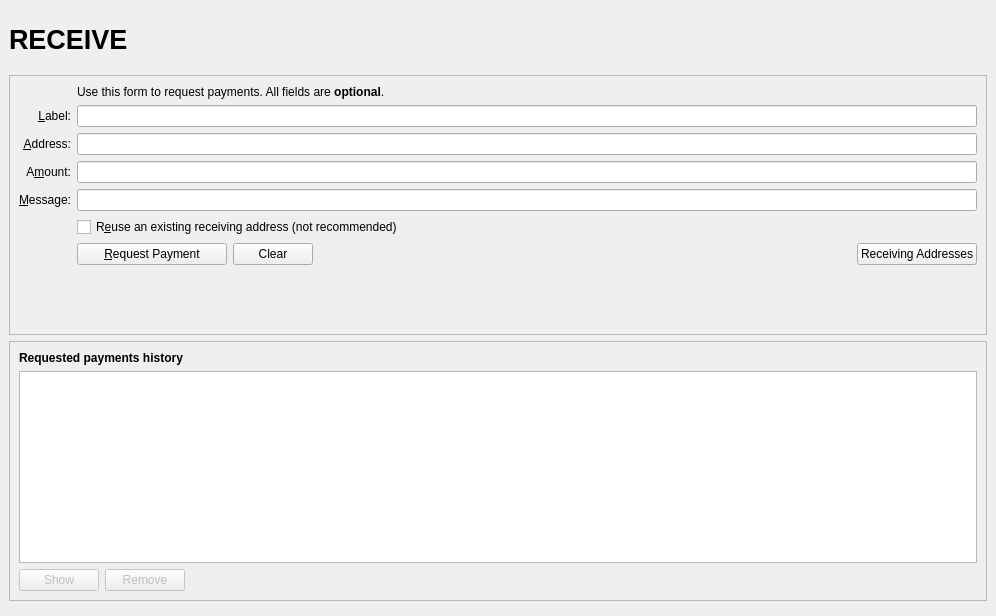
<?xml version="1.0" encoding="UTF-8"?>
<ui version="4.0">
 <class>ReceiveCoinsDialog</class>
 <widget class="QWidget" name="ReceiveCoinsDialog">
  <property name="geometry">
   <rect>
    <x>0</x>
    <y>0</y>
    <width>996</width>
    <height>616</height>
   </rect>
  </property>
  <layout class="QVBoxLayout" name="verticalLayout" stretch="0">
   <property name="leftMargin">
    <number>0</number>
   </property>
   <property name="topMargin">
    <number>0</number>
   </property>
   <property name="rightMargin">
    <number>0</number>
   </property>
   <property name="bottomMargin">
    <number>0</number>
   </property>
   <item>
    <widget class="QFrame" name="frame_BG">
     <layout class="QVBoxLayout" name="verticalLayout_Master" stretch="0,1">
      <property name="spacing">
       <number>0</number>
      </property>
      <item>
       <widget class="QFrame" name="frame_Header">
        <layout class="QVBoxLayout" name="verticalLayout_8">
         <property name="leftMargin">
          <number>0</number>
         </property>
         <property name="topMargin">
          <number>0</number>
         </property>
         <property name="rightMargin">
          <number>0</number>
         </property>
         <property name="bottomMargin">
          <number>0</number>
         </property>
         <item>
          <layout class="QHBoxLayout" name="horizontalLayout_Header" stretch="1,0,1">
           <item>
            <widget class="QLabel" name="labelOverviewHeaderLeft">
             <property name="minimumSize">
              <size>
               <width>464</width>
               <height>60</height>
              </size>
             </property>
             <property name="maximumSize">
              <size>
               <width>16777215</width>
               <height>60</height>
              </size>
             </property>
             <property name="font">
              <font>
               <pointsize>20</pointsize>
               <weight>75</weight>
               <bold>true</bold>
              </font>
             </property>
             <property name="text">
              <string>RECEIVE</string>
             </property>
            </widget>
           </item>
           <item>
            <spacer name="horizontalSpacer_3">
             <property name="orientation">
              <enum>Qt::Horizontal</enum>
             </property>
             <property name="sizeHint" stdset="0">
              <size>
               <width>40</width>
               <height>20</height>
              </size>
             </property>
            </spacer>
           </item>
           <item>
            <widget class="QLabel" name="labelOverviewHeaderRight">
             <property name="minimumSize">
              <size>
               <width>464</width>
               <height>60</height>
              </size>
             </property>
             <property name="maximumSize">
              <size>
               <width>16777215</width>
               <height>60</height>
              </size>
             </property>
             <property name="font">
              <font>
               <pointsize>14</pointsize>
              </font>
             </property>
             <property name="text">
              <string/>
             </property>
             <property name="alignment">
              <set>Qt::AlignRight|Qt::AlignTrailing|Qt::AlignVCenter</set>
             </property>
            </widget>
           </item>
          </layout>
         </item>
        </layout>
       </widget>
      </item>
      <item>
       <widget class="QFrame" name="frame_BG_Content">
        <layout class="QVBoxLayout" name="verticalLayout_5">
         <property name="leftMargin">
          <number>0</number>
         </property>
         <property name="topMargin">
          <number>6</number>
         </property>
         <property name="rightMargin">
          <number>0</number>
         </property>
         <property name="bottomMargin">
          <number>6</number>
         </property>
         <item>
          <widget class="QFrame" name="frame2">
           <property name="sizePolicy">
            <sizepolicy hsizetype="Preferred" vsizetype="Expanding">
             <horstretch>0</horstretch>
             <verstretch>0</verstretch>
            </sizepolicy>
           </property>
           <property name="frameShape">
            <enum>QFrame::StyledPanel</enum>
           </property>
           <property name="frameShadow">
            <enum>QFrame::Sunken</enum>
           </property>
           <layout class="QVBoxLayout" name="verticalLayout_3">
            <item>
             <layout class="QGridLayout" name="gridLayout">
              <item row="2" column="2">
               <widget class="QLabel" name="label_5">
                <property name="text">
                 <string>Use this form to request payments. All fields are &lt;b&gt;optional&lt;/b&gt;.</string>
                </property>
               </widget>
              </item>
              <item row="4" column="0">
               <widget class="QLabel" name="label_2">
                <property name="toolTip">
                 <string>An optional label to associate with the new receiving address.</string>
                </property>
                <property name="text">
                 <string>&amp;Label:</string>
                </property>
                <property name="alignment">
                 <set>Qt::AlignRight|Qt::AlignTrailing|Qt::AlignVCenter</set>
                </property>
                <property name="buddy">
                 <cstring>reqLabel</cstring>
                </property>
               </widget>
              </item>
              <item row="4" column="2">
               <widget class="QLineEdit" name="reqLabel">
                <property name="toolTip">
                 <string>An optional label to associate with the new receiving address.</string>
                </property>
               </widget>
              </item>
              <item row="5" column="0">
               <widget class="QLabel" name="label_1">
                <property name="toolTip">
                 <string>Your receiving address. You can copy and use it to receive coins on this wallet. A new one will be generated once it is used.</string>
                </property>
                <property name="text">
                 <string>&amp;Address:</string>
                </property>
                <property name="alignment">
                 <set>Qt::AlignRight|Qt::AlignTrailing|Qt::AlignVCenter</set>
                </property>
                <property name="buddy">
                 <cstring>reqAddress</cstring>
                </property>
               </widget>
              </item>
              <item row="5" column="2">
               <widget class="QLineEdit" name="reqAddress">
                <property name="minimumSize">
                 <size>
                  <width>80</width>
                  <height>0</height>
                 </size>
                </property>
                <property name="toolTip">
                 <string>Your receiving address. You can copy and use it to receive coins on this wallet. A new one will be generated once it is used.</string>
                </property>
                <property name="readOnly">
                 <bool>true</bool>
                </property>
               </widget>
              </item>
              <item row="6" column="0">
               <widget class="QLabel" name="label">
                <property name="toolTip">
                 <string>An optional amount to request. Leave this empty or zero to not request a specific amount.</string>
                </property>
                <property name="text">
                 <string>A&amp;mount:</string>
                </property>
                <property name="alignment">
                 <set>Qt::AlignRight|Qt::AlignTrailing|Qt::AlignVCenter</set>
                </property>
                <property name="buddy">
                 <cstring>reqAmount</cstring>
                </property>
               </widget>
              </item>
              <item row="6" column="2">
               <widget class="BitcoinAmountField" name="reqAmount">
                <property name="minimumSize">
                 <size>
                  <width>80</width>
                  <height>0</height>
                 </size>
                </property>
                <property name="toolTip">
                 <string>An optional amount to request. Leave this empty or zero to not request a specific amount.</string>
                </property>
               </widget>
              </item>
              <item row="7" column="0">
               <widget class="QLabel" name="label_3">
                <property name="toolTip">
                 <string>An optional message to attach to the payment request, which will be displayed when the request is opened. Note: The message will not be sent with the payment over the MCH network.</string>
                </property>
                <property name="text">
                 <string>&amp;Message:</string>
                </property>
                <property name="alignment">
                 <set>Qt::AlignRight|Qt::AlignTrailing|Qt::AlignVCenter</set>
                </property>
                <property name="buddy">
                 <cstring>reqMessage</cstring>
                </property>
               </widget>
              </item>
              <item row="7" column="2">
               <widget class="QLineEdit" name="reqMessage">
                <property name="toolTip">
                 <string>An optional message to attach to the payment request, which will be displayed when the request is opened.&lt;br&gt;Note: The message will not be sent with the payment over the MCH network.</string>
                </property>
               </widget>
              </item>
              <item row="8" column="0">
               <widget class="QLabel" name="label_4">
                <property name="text">
                 <string/>
                </property>
               </widget>
              </item>
              <item row="8" column="2">
               <widget class="QCheckBox" name="reuseAddress">
                <property name="toolTip">
                 <string>Reuse one of the previously used receiving addresses.&lt;br&gt;Reusing addresses has security and privacy issues.&lt;br&gt;Do not use this unless re-generating a payment request made before.</string>
                </property>
                <property name="text">
                 <string>R&amp;euse an existing receiving address (not recommended)</string>
                </property>
               </widget>
              </item>
              <item row="9" column="0">
               <widget class="QLabel" name="label_7">
                <property name="text">
                 <string/>
                </property>
               </widget>
              </item>
              <item row="9" column="2">
               <layout class="QHBoxLayout" name="horizontalLayout">
                <item>
                 <widget class="QPushButton" name="receiveButton">
                  <property name="minimumSize">
                   <size>
                    <width>150</width>
                    <height>0</height>
                   </size>
                  </property>
                  <property name="text">
                   <string>&amp;Request Payment</string>
                  </property>
                  <property name="icon">
                   <iconset resource="../mktcash.qrc">
                    <normaloff>:/icons/receiving_addresses</normaloff>:/icons/receiving_addresses</iconset>
                  </property>
                 </widget>
                </item>
                <item>
                 <widget class="QPushButton" name="clearButton">
                  <property name="sizePolicy">
                   <sizepolicy hsizetype="Minimum" vsizetype="Fixed">
                    <horstretch>0</horstretch>
                    <verstretch>0</verstretch>
                   </sizepolicy>
                  </property>
                  <property name="toolTip">
                   <string>Clear all fields of the form.</string>
                  </property>
                  <property name="text">
                   <string>Clear</string>
                  </property>
                  <property name="icon">
                   <iconset resource="../mktcash.qrc">
                    <normaloff>:/icons/remove</normaloff>:/icons/remove</iconset>
                  </property>
                  <property name="autoDefault">
                   <bool>false</bool>
                  </property>
                 </widget>
                </item>
                <item>
                 <spacer name="horizontalSpacer">
                  <property name="orientation">
                   <enum>Qt::Horizontal</enum>
                  </property>
                  <property name="sizeHint" stdset="0">
                   <size>
                    <width>40</width>
                    <height>20</height>
                   </size>
                  </property>
                 </spacer>
                </item>
                <item>
                 <widget class="QPushButton" name="receivingAddressesButton">
                  <property name="text">
                   <string>Receiving Addresses</string>
                  </property>
                  <property name="icon">
                   <iconset resource="../mktcash.qrc">
                    <normaloff>:/icons/address-book</normaloff>:/icons/address-book</iconset>
                  </property>
                  <property name="autoDefault">
                   <bool>false</bool>
                  </property>
                 </widget>
                </item>
               </layout>
              </item>
              <item row="10" column="2">
               <spacer name="verticalSpacer">
                <property name="orientation">
                 <enum>Qt::Vertical</enum>
                </property>
                <property name="sizeHint" stdset="0">
                 <size>
                  <width>20</width>
                  <height>40</height>
                 </size>
                </property>
               </spacer>
              </item>
             </layout>
            </item>
           </layout>
          </widget>
         </item>
         <item>
          <widget class="QFrame" name="frame">
           <property name="sizePolicy">
            <sizepolicy hsizetype="Preferred" vsizetype="Expanding">
             <horstretch>0</horstretch>
             <verstretch>0</verstretch>
            </sizepolicy>
           </property>
           <property name="frameShape">
            <enum>QFrame::StyledPanel</enum>
           </property>
           <property name="frameShadow">
            <enum>QFrame::Raised</enum>
           </property>
           <layout class="QVBoxLayout" name="verticalLayout_2">
            <item>
             <widget class="QLabel" name="label_6">
              <property name="font">
               <font>
                <weight>75</weight>
                <bold>true</bold>
               </font>
              </property>
              <property name="text">
               <string>Requested payments history</string>
              </property>
             </widget>
            </item>
            <item>
             <widget class="QTableView" name="recentRequestsView">
              <property name="palette">
               <palette>
                <active>
                 <colorrole role="Text">
                  <brush brushstyle="SolidPattern">
                   <color alpha="255">
                    <red>51</red>
                    <green>51</green>
                    <blue>51</blue>
                   </color>
                  </brush>
                 </colorrole>
                </active>
                <inactive>
                 <colorrole role="Text">
                  <brush brushstyle="SolidPattern">
                   <color alpha="255">
                    <red>51</red>
                    <green>51</green>
                    <blue>51</blue>
                   </color>
                  </brush>
                 </colorrole>
                </inactive>
                <disabled>
                 <colorrole role="Text">
                  <brush brushstyle="SolidPattern">
                   <color alpha="255">
                    <red>85</red>
                    <green>85</green>
                    <blue>85</blue>
                   </color>
                  </brush>
                 </colorrole>
                </disabled>
               </palette>
              </property>
              <property name="contextMenuPolicy">
               <enum>Qt::CustomContextMenu</enum>
              </property>
              <property name="tabKeyNavigation">
               <bool>false</bool>
              </property>
              <property name="sortingEnabled">
               <bool>true</bool>
              </property>
             </widget>
            </item>
            <item>
             <layout class="QHBoxLayout" name="horizontalLayout_2">
              <item>
               <widget class="QPushButton" name="showRequestButton">
                <property name="enabled">
                 <bool>false</bool>
                </property>
                <property name="toolTip">
                 <string>Show the selected request (does the same as double clicking an entry)</string>
                </property>
                <property name="text">
                 <string>Show</string>
                </property>
                <property name="icon">
                 <iconset resource="../mktcash.qrc">
                  <normaloff>:/icons/edit</normaloff>:/icons/edit</iconset>
                </property>
                <property name="autoDefault">
                 <bool>false</bool>
                </property>
               </widget>
              </item>
              <item>
               <widget class="QPushButton" name="removeRequestButton">
                <property name="enabled">
                 <bool>false</bool>
                </property>
                <property name="toolTip">
                 <string>Remove the selected entries from the list</string>
                </property>
                <property name="text">
                 <string>Remove</string>
                </property>
                <property name="icon">
                 <iconset resource="../mktcash.qrc">
                  <normaloff>:/icons/remove</normaloff>:/icons/remove</iconset>
                </property>
                <property name="autoDefault">
                 <bool>false</bool>
                </property>
               </widget>
              </item>
              <item>
               <spacer name="horizontalSpacer_2">
                <property name="orientation">
                 <enum>Qt::Horizontal</enum>
                </property>
                <property name="sizeHint" stdset="0">
                 <size>
                  <width>40</width>
                  <height>20</height>
                 </size>
                </property>
               </spacer>
              </item>
             </layout>
            </item>
           </layout>
          </widget>
         </item>
        </layout>
       </widget>
      </item>
     </layout>
    </widget>
   </item>
  </layout>
 </widget>
 <customwidgets>
  <customwidget>
   <class>BitcoinAmountField</class>
   <extends>QLineEdit</extends>
   <header>bitcoinamountfield.h</header>
   <container>1</container>
  </customwidget>
 </customwidgets>
 <tabstops>
  <tabstop>reqLabel</tabstop>
  <tabstop>reqAddress</tabstop>
  <tabstop>reqAmount</tabstop>
  <tabstop>reqMessage</tabstop>
  <tabstop>reuseAddress</tabstop>
  <tabstop>receiveButton</tabstop>
  <tabstop>clearButton</tabstop>
  <tabstop>recentRequestsView</tabstop>
  <tabstop>showRequestButton</tabstop>
  <tabstop>removeRequestButton</tabstop>
 </tabstops>
 <resources>
  <include location="../mktcash.qrc"/>
 </resources>
 <connections/>
</ui>
